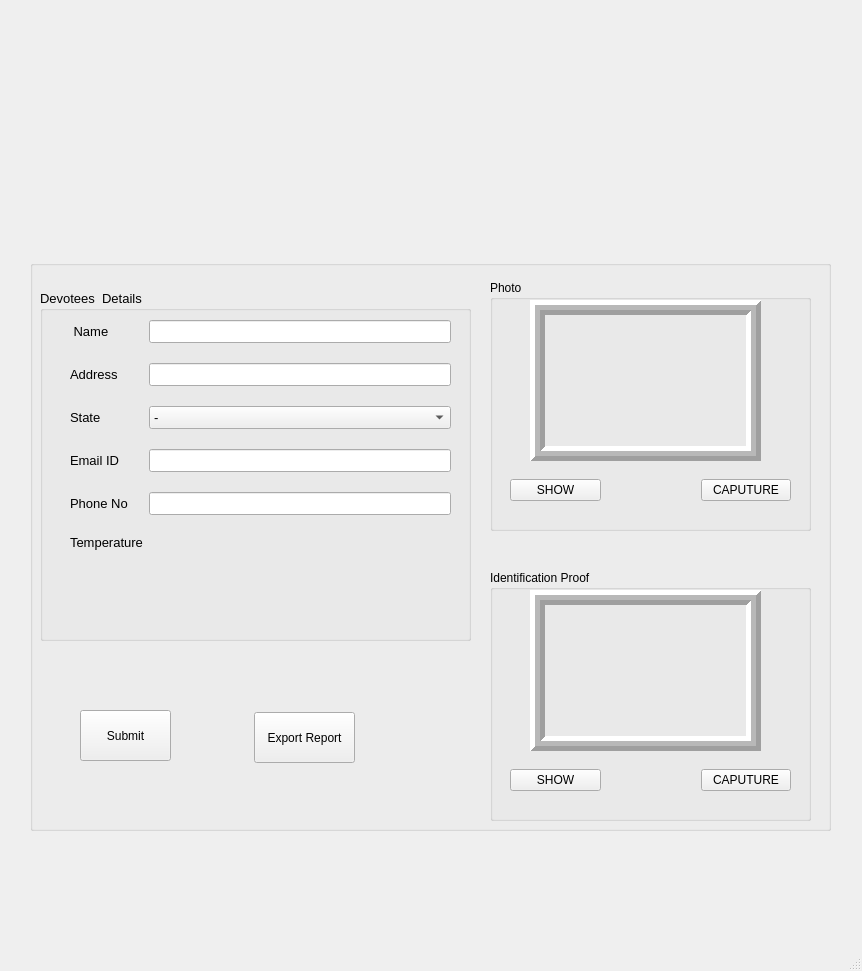
<?xml version="1.0" encoding="UTF-8"?>
<ui version="4.0">
 <class>MainWindow</class>
 <widget class="QMainWindow" name="MainWindow">
  <property name="geometry">
   <rect>
    <x>0</x>
    <y>0</y>
    <width>862</width>
    <height>971</height>
   </rect>
  </property>
  <property name="windowTitle">
   <string>MainWindow</string>
  </property>
  <widget class="QWidget" name="centralwidget">
   <widget class="QLabel" name="label_3">
    <property name="geometry">
     <rect>
      <x>190</x>
      <y>190</y>
      <width>91</width>
      <height>71</height>
     </rect>
    </property>
    <property name="text">
     <string/>
    </property>
    <property name="pixmap">
     <pixmap resource="../img/img.qrc">:/newPrefix/QDkO7nK6-removebg-preview.png</pixmap>
    </property>
    <property name="scaledContents">
     <bool>true</bool>
    </property>
   </widget>
   <widget class="QLabel" name="label">
    <property name="geometry">
     <rect>
      <x>190</x>
      <y>20</y>
      <width>461</width>
      <height>161</height>
     </rect>
    </property>
    <property name="text">
     <string/>
    </property>
    <property name="pixmap">
     <pixmap resource="../img/img.qrc">:/newPrefix/logo_colour.png</pixmap>
    </property>
    <property name="scaledContents">
     <bool>true</bool>
    </property>
   </widget>
   <widget class="QLabel" name="label_4">
    <property name="geometry">
     <rect>
      <x>280</x>
      <y>130</y>
      <width>301</width>
      <height>181</height>
     </rect>
    </property>
    <property name="text">
     <string/>
    </property>
    <property name="pixmap">
     <pixmap resource="../img/img.qrc">:/newPrefix/download__2_-removebg-preview.png</pixmap>
    </property>
    <property name="scaledContents">
     <bool>true</bool>
    </property>
   </widget>
   <widget class="QLabel" name="label_2">
    <property name="geometry">
     <rect>
      <x>590</x>
      <y>190</y>
      <width>61</width>
      <height>61</height>
     </rect>
    </property>
    <property name="text">
     <string/>
    </property>
    <property name="pixmap">
     <pixmap resource="../img/img.qrc">:/newPrefix/aic-jitf-logo (1).png</pixmap>
    </property>
    <property name="scaledContents">
     <bool>true</bool>
    </property>
   </widget>
   <widget class="QGroupBox" name="groupBox">
    <property name="geometry">
     <rect>
      <x>30</x>
      <y>260</y>
      <width>801</width>
      <height>571</height>
     </rect>
    </property>
    <property name="title">
     <string/>
    </property>
    <property name="flat">
     <bool>false</bool>
    </property>
    <property name="checkable">
     <bool>false</bool>
    </property>
    <widget class="QGroupBox" name="groupBox_2">
     <property name="geometry">
      <rect>
       <x>10</x>
       <y>30</y>
       <width>431</width>
       <height>351</height>
      </rect>
     </property>
     <property name="font">
      <font>
       <pointsize>10</pointsize>
      </font>
     </property>
     <property name="title">
      <string>Devotees  Details</string>
     </property>
     <widget class="QWidget" name="formLayoutWidget">
      <property name="geometry">
       <rect>
        <x>30</x>
        <y>30</y>
        <width>381</width>
        <height>312</height>
       </rect>
      </property>
      <layout class="QFormLayout" name="formLayout">
       <property name="verticalSpacing">
        <number>20</number>
       </property>
       <item row="0" column="0">
        <widget class="QLabel" name="label_5">
         <property name="text">
          <string> Name</string>
         </property>
        </widget>
       </item>
       <item row="0" column="1">
        <widget class="QLineEdit" name="lineEdit"/>
       </item>
       <item row="2" column="0">
        <widget class="QLabel" name="label_8">
         <property name="text">
          <string>State</string>
         </property>
        </widget>
       </item>
       <item row="2" column="1">
        <widget class="QComboBox" name="comboBox">
         <item>
          <property name="text">
           <string>-</string>
          </property>
         </item>
         <item>
          <property name="text">
           <string>Andhra Pradesh</string>
          </property>
         </item>
         <item>
          <property name="text">
           <string>Arunachal Pradesh</string>
          </property>
         </item>
         <item>
          <property name="text">
           <string>Assam</string>
          </property>
         </item>
         <item>
          <property name="text">
           <string>Bihar</string>
          </property>
         </item>
         <item>
          <property name="text">
           <string>Chhattisgarh</string>
          </property>
         </item>
         <item>
          <property name="text">
           <string>Gujarat</string>
          </property>
         </item>
         <item>
          <property name="text">
           <string>Haryana</string>
          </property>
         </item>
         <item>
          <property name="text">
           <string>Himachal Pradesh</string>
          </property>
         </item>
         <item>
          <property name="text">
           <string>Jharkhand</string>
          </property>
         </item>
         <item>
          <property name="text">
           <string>Karnataka</string>
          </property>
         </item>
         <item>
          <property name="text">
           <string>Kerala</string>
          </property>
         </item>
         <item>
          <property name="text">
           <string>Madhya Pradesh</string>
          </property>
         </item>
         <item>
          <property name="text">
           <string>Maharashtra</string>
          </property>
         </item>
         <item>
          <property name="text">
           <string>Manipur</string>
          </property>
         </item>
         <item>
          <property name="text">
           <string>Meghalaya</string>
          </property>
         </item>
         <item>
          <property name="text">
           <string>Mizoram</string>
          </property>
         </item>
         <item>
          <property name="text">
           <string>Nagaland</string>
          </property>
         </item>
         <item>
          <property name="text">
           <string>Odisha</string>
          </property>
         </item>
         <item>
          <property name="text">
           <string>Punjab</string>
          </property>
         </item>
         <item>
          <property name="text">
           <string>Rajasthan</string>
          </property>
         </item>
         <item>
          <property name="text">
           <string>Sikkim</string>
          </property>
         </item>
         <item>
          <property name="text">
           <string>Tamil Nadu</string>
          </property>
         </item>
         <item>
          <property name="text">
           <string>Telangana</string>
          </property>
         </item>
         <item>
          <property name="text">
           <string>Tripura</string>
          </property>
         </item>
         <item>
          <property name="text">
           <string>Uttar Pradesh</string>
          </property>
         </item>
         <item>
          <property name="text">
           <string>Uttarakhand</string>
          </property>
         </item>
         <item>
          <property name="text">
           <string>West Bengal</string>
          </property>
         </item>
        </widget>
       </item>
       <item row="3" column="0">
        <widget class="QLabel" name="label_9">
         <property name="text">
          <string>Email ID</string>
         </property>
        </widget>
       </item>
       <item row="3" column="1">
        <widget class="QLineEdit" name="lineEdit_5"/>
       </item>
       <item row="4" column="0">
        <widget class="QLabel" name="label_10">
         <property name="text">
          <string>Phone No</string>
         </property>
        </widget>
       </item>
       <item row="4" column="1">
        <widget class="QLineEdit" name="lineEdit_6"/>
       </item>
       <item row="5" column="0">
        <widget class="QLabel" name="label_11">
         <property name="text">
          <string>Temperature</string>
         </property>
        </widget>
       </item>
       <item row="5" column="1">
        <widget class="QLabel" name="label_12">
         <property name="text">
          <string/>
         </property>
        </widget>
       </item>
       <item row="1" column="0">
        <widget class="QLabel" name="label_6">
         <property name="text">
          <string>Address</string>
         </property>
        </widget>
       </item>
       <item row="1" column="1">
        <widget class="QLineEdit" name="lineEdit_2"/>
       </item>
      </layout>
     </widget>
    </widget>
    <widget class="QGroupBox" name="groupBox_3">
     <property name="geometry">
      <rect>
       <x>460</x>
       <y>20</y>
       <width>321</width>
       <height>251</height>
      </rect>
     </property>
     <property name="title">
      <string>Photo</string>
     </property>
     <widget class="QLabel" name="label_13">
      <property name="geometry">
       <rect>
        <x>40</x>
        <y>20</y>
        <width>231</width>
        <height>161</height>
       </rect>
      </property>
      <property name="frameShape">
       <enum>QFrame::Box</enum>
      </property>
      <property name="frameShadow">
       <enum>QFrame::Raised</enum>
      </property>
      <property name="lineWidth">
       <number>5</number>
      </property>
      <property name="midLineWidth">
       <number>5</number>
      </property>
      <property name="text">
       <string/>
      </property>
     </widget>
     <widget class="QWidget" name="horizontalLayoutWidget">
      <property name="geometry">
       <rect>
        <x>20</x>
        <y>170</y>
        <width>281</width>
        <height>80</height>
       </rect>
      </property>
      <layout class="QHBoxLayout" name="horizontalLayout">
       <property name="spacing">
        <number>100</number>
       </property>
       <item>
        <widget class="QPushButton" name="pushButton">
         <property name="text">
          <string>SHOW</string>
         </property>
        </widget>
       </item>
       <item>
        <widget class="QPushButton" name="pushButton_2">
         <property name="text">
          <string>CAPUTURE</string>
         </property>
        </widget>
       </item>
      </layout>
     </widget>
    </widget>
    <widget class="QGroupBox" name="groupBox_5">
     <property name="geometry">
      <rect>
       <x>460</x>
       <y>310</y>
       <width>321</width>
       <height>251</height>
      </rect>
     </property>
     <property name="title">
      <string>Identification Proof</string>
     </property>
     <widget class="QLabel" name="label_15">
      <property name="geometry">
       <rect>
        <x>40</x>
        <y>20</y>
        <width>231</width>
        <height>161</height>
       </rect>
      </property>
      <property name="frameShape">
       <enum>QFrame::Box</enum>
      </property>
      <property name="frameShadow">
       <enum>QFrame::Raised</enum>
      </property>
      <property name="lineWidth">
       <number>5</number>
      </property>
      <property name="midLineWidth">
       <number>5</number>
      </property>
      <property name="text">
       <string/>
      </property>
     </widget>
     <widget class="QWidget" name="horizontalLayoutWidget_3">
      <property name="geometry">
       <rect>
        <x>20</x>
        <y>170</y>
        <width>281</width>
        <height>80</height>
       </rect>
      </property>
      <layout class="QHBoxLayout" name="horizontalLayout_3">
       <property name="spacing">
        <number>100</number>
       </property>
       <item>
        <widget class="QPushButton" name="pushButton_5">
         <property name="text">
          <string>SHOW</string>
         </property>
        </widget>
       </item>
       <item>
        <widget class="QPushButton" name="pushButton_6">
         <property name="text">
          <string>CAPUTURE</string>
         </property>
        </widget>
       </item>
      </layout>
     </widget>
    </widget>
    <widget class="QPushButton" name="pushButton_3">
     <property name="geometry">
      <rect>
       <x>50</x>
       <y>450</y>
       <width>91</width>
       <height>51</height>
      </rect>
     </property>
     <property name="text">
      <string>Submit</string>
     </property>
    </widget>
    <widget class="QPushButton" name="pushButton_4">
     <property name="geometry">
      <rect>
       <x>224</x>
       <y>452</y>
       <width>101</width>
       <height>51</height>
      </rect>
     </property>
     <property name="text">
      <string>Export Report</string>
     </property>
    </widget>
   </widget>
   <widget class="QLabel" name="label_14">
    <property name="geometry">
     <rect>
      <x>70</x>
      <y>880</y>
      <width>761</width>
      <height>41</height>
     </rect>
    </property>
    <property name="font">
     <font>
      <pointsize>10</pointsize>
     </font>
    </property>
    <property name="text">
     <string/>
    </property>
   </widget>
  </widget>
  <widget class="QStatusBar" name="statusbar"/>
 </widget>
 <resources>
  <include location="../img/img.qrc"/>
  <include location="D:/JAYANTH/img/img.qrc"/>
 </resources>
 <connections/>
</ui>
